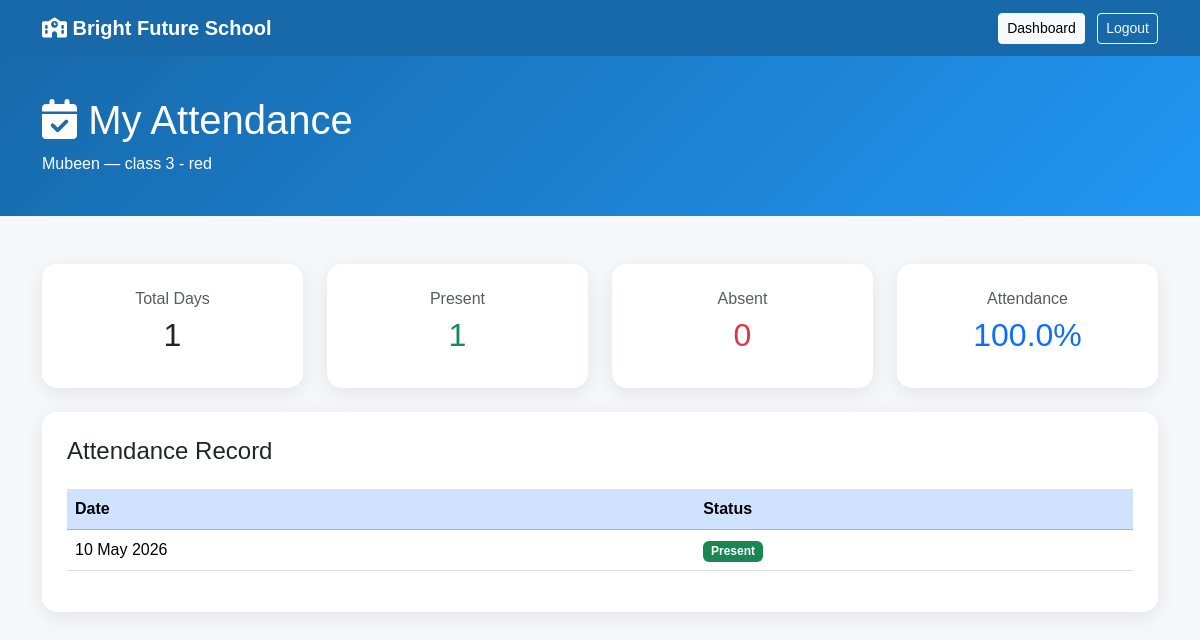
/student/attendance/ (signed in), run on the app's committed database.
### schoolapp/models.py (models this page shows, shortened)
class Student(models.Model):
    GENDER_CHOICES = [
        ('Male', 'Male'),
        ('Female', 'Female'),
    ]
    name = models.CharField(max_length=150)
    father_name = models.CharField(max_length=150)
    email = models.EmailField(blank=True)
    phone = models.CharField(max_length=20)
    date_of_birth = models.DateField()
    gender = models.CharField(
        max_length=10,
        choices=GENDER_CHOICES
    )
    school_class = models.ForeignKey(
        SchoolClass,
        on_delete=models.SET_NULL,
        null=True,
        blank=True,
        related_name='students'
    )
    address = models.TextField()
    photo = models.ImageField(
        upload_to='students/',
        blank=True,
        null=True
    )
    admission_date = models.DateField(
        auto_now_add=True
    )

class SchoolClass(models.Model):
    name = models.CharField(max_length=20)
    section = models.CharField(max_length=20)
    def __str__(self):
        return f"{self.name} - {self.section}"

class Attendance(models.Model):
    STATUS_CHOICES = [
        ('Present', 'Present'),
        ('Absent', 'Absent'),
    ]
    student = models.ForeignKey(
        Student,
        on_delete=models.CASCADE,
        related_name='attendance_records'
    )
    date = models.DateField()
    status = models.CharField(
        max_length=10,
        choices=STATUS_CHOICES,
        default='Present'
    )
    created_at = models.DateTimeField(auto_now_add=True)
    class Meta:
        ordering = ['-date']
        constraints = [
            models.UniqueConstraint(
                fields=['student', 'date'],
                name='unique_student_attendance_per_date'
            )
        ]

### schoolapp/views.py (the view, shortened to what this page needs)
# urls.py: path('student/attendance/', views.student_attendance, name='student_attendance'),
def student_attendance(request):
    if not request.user.is_authenticated:
        return redirect('login')
    student = get_logged_in_student(request)
    attendance_records = Attendance.objects.filter(
        student=student
    ).order_by('-date')
    total_days = attendance_records.count()
    present_days = attendance_records.filter(
        status='Present'
    ).count()
    absent_days = attendance_records.filter(
        status='Absent'
    ).count()
    if total_days > 0:
        percentage = round(
            (present_days / total_days) * 100,
            2
        )
    else:
        percentage = 0
    return render(
        request,
        'schoolapp/student_attendance.html',
        {
            'student': student,
            'attendance_records': attendance_records,
            'total_days': total_days,
            'present_days': present_days,
            'absent_days': absent_days,
            'percentage': percentage,
        }
    )

### schoolapp/views.py (called while the page is built)
def get_logged_in_student(request):
    if not request.user.is_authenticated:
        return None
    if not hasattr(request.user, 'profile'):
        return None
    if request.user.profile.role != 'Student':
        return None
    return Student.objects.select_related(
        'school_class'
    ).filter(
        email=request.user.email
    ).first()

### templates/schoolapp/student_attendance.html (shortened to what this page needs)
<!DOCTYPE html>
<html lang="en">
<head>
    <link
        href="https://cdn.jsdelivr.net/npm/bootstrap@5.3.3/dist/css/bootstrap.min.css"
        rel="stylesheet"
    >
    <link
        href="https://cdnjs.cloudflare.com/ajax/libs/font-awesome/6.5.2/css/all.min.css"
        rel="stylesheet"
    >
</head>
<body>
<nav class="navbar navbar-dark">
    <div class="container">
        <a
            class="navbar-brand fw-bold"
            href="{% url 'student_dashboard' %}"
        >
            <i class="fa-solid fa-school"></i>
            Bright Future School
        </a>
        <div>
            <a
                href="{% url 'student_dashboard' %}"
                class="btn btn-light btn-sm me-2"
            >
                Dashboard
            </a>
            <a
                href="{% url 'logout' %}"
                class="btn btn-outline-light btn-sm"
            >
                Logout
            </a>
        </div>
    </div>
</nav>
<section class="header">
    <div class="container">
        <h1>
            <i class="fa-solid fa-calendar-check"></i>
            My Attendance
        </h1>
        <p class="mb-0">
            {{ student.name }} — {{ student.school_class }}
        </p>
    </div>
</section>
<div class="container py-5">
    <div class="row g-4 mb-4">
        <div class="col-md-3">
            <div class="stat-card text-center">
                <h6 class="text-muted">
                    Total Days
                </h6>
                <h2>
                    {{ total_days }}
                </h2>
            </div>
        </div>
        <div class="col-md-3">
            <div class="stat-card text-center">
                <h6 class="text-muted">
                    Present
                </h6>
                <h2 class="text-success">
                    {{ present_days }}
                </h2>
            </div>
        </div>
        <div class="col-md-3">
            <div class="stat-card text-center">
                <h6 class="text-muted">
                    Absent
                </h6>
                <h2 class="text-danger">
                    {{ absent_days }}
                </h2>
            </div>
        </div>
        <div class="col-md-3">
            <div class="stat-card text-center">
                <h6 class="text-muted">
                    Attendance
                </h6>
                <h2 class="text-primary">
                    {{ percentage }}%
                </h2>
            </div>
        </div>
    </div>
    <div class="table-card">
        <h4 class="mb-4">
            Attendance Record
        </h4>
        {% if attendance_records %}
        <div class="table-responsive">
            <table class="table table-hover align-middle">
                <thead class="table-primary">
                    <tr>
                        <th>Date</th>
                        <th>Status</th>
                    </tr>
                </thead>
                <tbody>
                    {% for record in attendance_records %}
                    <tr>
                        <td>
                            {{ record.date|date:"d M Y" }}
                        </td>
                        <td>
                            {% if record.status == "Present" %}
                                <span class="badge bg-success">
                                    Present
                                </span>
                            {% else %}
                                <span class="badge bg-danger">
                                    Absent
                                </span>
                            {% endif %}
                        </td>
                    </tr>
                    {% endfor %}
                </tbody>
            </table>
        </div>
        {% else %}
        <div class="alert alert-info">
            No attendance record is available yet.
        </div>
        {% endif %}
    </div>
</div>
</body>
</html>

### templates/schoolapp/student_attendance.html (style rules this page uses)
body { background: #f5f7fb; font-family: Arial, sans-serif; }
.navbar { background: #1769aa; }
.header { background: linear-gradient(135deg, #1769aa, #2196f3); color: white; padding: 40px 0; }
.stat-card { border: none; border-radius: 15px; padding: 25px; background: white; box-shadow: 0 5px 20px rgba(0,0,0,.08); }
.table-card { background: white; border-radius: 15px; padding: 25px; box-shadow: 0 5px 20px rgba(0,0,0,.08); }

### data on the page
Student: name "Mubeen", school_class "class 3 - red"
Attendance: date "10 May 2026", status "Present"

### other printed values
{{ total_days }} "1"
{{ present_days }} "1"
{{ absent_days }} "0"
{{ percentage }} "100.0"
